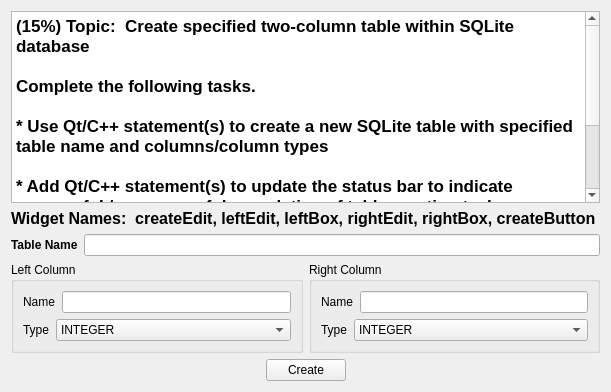
          <widget class="QWidget" name="tab_23">
           <attribute name="title">
            <string>b3</string>
           </attribute>
           <layout class="QVBoxLayout" name="verticalLayout_27">
            <item>
             <widget class="QTextBrowser" name="textBrowser_24">
              <property name="html">
               <string>&lt;!DOCTYPE HTML PUBLIC &quot;-//W3C//DTD HTML 4.0//EN&quot; &quot;http://www.w3.org/TR/REC-html40/strict.dtd&quot;&gt;
&lt;html&gt;&lt;head&gt;&lt;meta name=&quot;qrichtext&quot; content=&quot;1&quot; /&gt;&lt;style type=&quot;text/css&quot;&gt;
p, li { white-space: pre-wrap; }
&lt;/style&gt;&lt;/head&gt;&lt;body style=&quot; font-family:'Sans'; font-size:10pt; font-weight:400; font-style:normal;&quot;&gt;
&lt;p style=&quot; margin-top:0px; margin-bottom:0px; margin-left:0px; margin-right:0px; -qt-block-indent:0; text-indent:0px;&quot;&gt;&lt;span style=&quot; font-family:'.Lucida Grande UI'; font-size:13pt; font-weight:600;&quot;&gt;(15%) Topic:  Create specified two-column table within SQLite database&lt;/span&gt;&lt;/p&gt;
&lt;p style=&quot;-qt-paragraph-type:empty; margin-top:0px; margin-bottom:0px; margin-left:0px; margin-right:0px; -qt-block-indent:0; text-indent:0px; font-family:'.Lucida Grande UI'; font-size:13pt; font-weight:600;&quot;&gt;&lt;br /&gt;&lt;/p&gt;
&lt;p style=&quot; margin-top:0px; margin-bottom:0px; margin-left:0px; margin-right:0px; -qt-block-indent:0; text-indent:0px;&quot;&gt;&lt;span style=&quot; font-family:'.Lucida Grande UI'; font-size:13pt; font-weight:600;&quot;&gt;Complete the following tasks.&lt;/span&gt;&lt;/p&gt;
&lt;p style=&quot;-qt-paragraph-type:empty; margin-top:0px; margin-bottom:0px; margin-left:0px; margin-right:0px; -qt-block-indent:0; text-indent:0px; font-family:'.Lucida Grande UI'; font-size:13pt; font-weight:600;&quot;&gt;&lt;br /&gt;&lt;/p&gt;
&lt;p style=&quot; margin-top:0px; margin-bottom:0px; margin-left:0px; margin-right:0px; -qt-block-indent:0; text-indent:0px;&quot;&gt;&lt;span style=&quot; font-family:'.Lucida Grande UI'; font-size:13pt; font-weight:600;&quot;&gt;* Use Qt/C++ statement(s) to create a new SQLite table with specified table name and columns/column types&lt;/span&gt;&lt;/p&gt;
&lt;p style=&quot;-qt-paragraph-type:empty; margin-top:0px; margin-bottom:0px; margin-left:0px; margin-right:0px; -qt-block-indent:0; text-indent:0px; font-family:'.Lucida Grande UI'; font-size:13pt; font-weight:600;&quot;&gt;&lt;br /&gt;&lt;/p&gt;
&lt;p style=&quot; margin-top:0px; margin-bottom:0px; margin-left:0px; margin-right:0px; -qt-block-indent:0; text-indent:0px;&quot;&gt;&lt;span style=&quot; font-family:'.Lucida Grande UI'; font-size:13pt; font-weight:600;&quot;&gt;* Add Qt/C++ statement(s) to update the status bar to indicate successful / unsuccessful completion of table creation task&lt;/span&gt;&lt;/p&gt;
&lt;p style=&quot;-qt-paragraph-type:empty; margin-top:0px; margin-bottom:0px; margin-left:0px; margin-right:0px; -qt-block-indent:0; text-indent:0px; font-family:'.Lucida Grande UI'; font-size:13pt; font-weight:600;&quot;&gt;&lt;br /&gt;&lt;/p&gt;
&lt;p style=&quot; margin-top:0px; margin-bottom:0px; margin-left:0px; margin-right:0px; -qt-block-indent:0; text-indent:0px;&quot;&gt;&lt;span style=&quot; font-family:'.Lucida Grande UI'; font-size:13pt; font-weight:600;&quot;&gt;QSpinBox Hint:  Look at &lt;/span&gt;&lt;span style=&quot; font-family:'.Lucida Grande UI'; font-size:13pt; font-weight:600; color:#0000ff;&quot;&gt;currentValue()&lt;/span&gt;&lt;/p&gt;
&lt;p style=&quot;-qt-paragraph-type:empty; margin-top:0px; margin-bottom:0px; margin-left:0px; margin-right:0px; -qt-block-indent:0; text-indent:0px; font-family:'.Lucida Grande UI'; font-size:13pt; font-weight:600; color:#000000;&quot;&gt;&lt;br /&gt;&lt;/p&gt;
&lt;p style=&quot; margin-top:0px; margin-bottom:0px; margin-left:0px; margin-right:0px; -qt-block-indent:0; text-indent:0px;&quot;&gt;&lt;span style=&quot; font-family:'.Lucida Grande UI'; font-size:13pt; font-weight:600; color:#ff0000;&quot;&gt;Do NOT use the Designer tool to modify the form itself or you will receive&lt;/span&gt;&lt;span style=&quot; font-family:'.Lucida Grande UI'; font-size:13pt; font-weight:600; color:#000000;&quot;&gt; zero credit (0 points).&lt;/span&gt;&lt;/p&gt;&lt;/body&gt;&lt;/html&gt;</string>
              </property>
             </widget>
            </item>
            <item>
             <widget class="QLabel" name="label_14">
              <property name="font">
               <font>
                <pointsize>12</pointsize>
                <weight>75</weight>
                <bold>true</bold>
               </font>
              </property>
              <property name="text">
               <string>Widget Names:  createEdit, leftEdit, leftBox, rightEdit, rightBox, createButton </string>
              </property>
              <property name="alignment">
               <set>Qt::AlignLeading|Qt::AlignLeft|Qt::AlignVCenter</set>
              </property>
             </widget>
            </item>
            <item>
             <layout class="QHBoxLayout" name="horizontalLayout_27">
              <item>
               <widget class="QLabel" name="label_13">
                <property name="font">
                 <font>
                  <weight>75</weight>
                  <bold>true</bold>
                 </font>
                </property>
                <property name="text">
                 <string>Table Name</string>
                </property>
               </widget>
              </item>
              <item>
               <widget class="QLineEdit" name="a4b3lineedit1"/>
              </item>
             </layout>
            </item>
            <item>
             <layout class="QHBoxLayout" name="horizontalLayout_28">
              <item>
               <widget class="QGroupBox" name="groupBox_3">
                <property name="title">
                 <string>Left Column</string>
                </property>
                <layout class="QGridLayout" name="gridLayout">
                 <item row="1" column="0">
                  <widget class="QLabel" name="label_12">
                   <property name="text">
                    <string>Type</string>
                   </property>
                  </widget>
                 </item>
                 <item row="0" column="2">
                  <widget class="QLineEdit" name="a4b3lineedit2"/>
                 </item>
                 <item row="0" column="0" colspan="2">
                  <widget class="QLabel" name="label_18">
                   <property name="text">
                    <string>Name</string>
                   </property>
                  </widget>
                 </item>
                 <item row="1" column="1" colspan="2">
                  <widget class="QComboBox" name="a4b3box">
                   <item>
                    <property name="text">
                     <string>INTEGER</string>
                    </property>
                   </item>
                   <item>
                    <property name="text">
                     <string>TEXT</string>
                    </property>
                   </item>
                  </widget>
                 </item>
                </layout>
               </widget>
              </item>
              <item>
               <widget class="QGroupBox" name="groupBox_4">
                <property name="title">
                 <string>Right Column</string>
                </property>
                <layout class="QGridLayout" name="gridLayout_2">
                 <item row="0" column="0" colspan="2">
                  <widget class="QLabel" name="label_19">
                   <property name="text">
                    <string>Name</string>
                   </property>
                  </widget>
                 </item>
                 <item row="0" column="2">
                  <widget class="QLineEdit" name="a4b3lineedit3"/>
                 </item>
                 <item row="1" column="0">
                  <widget class="QLabel" name="label_20">
                   <property name="text">
                    <string>Type</string>
                   </property>
                  </widget>
                 </item>
                 <item row="1" column="1" colspan="2">
                  <widget class="QComboBox" name="a4b3box2">
                   <item>
                    <property name="text">
                     <string>INTEGER</string>
                    </property>
                   </item>
                   <item>
                    <property name="text">
                     <string>TEXT</string>
                    </property>
                   </item>
                  </widget>
                 </item>
                </layout>
               </widget>
              </item>
             </layout>
            </item>
            <item>
             <layout class="QHBoxLayout" name="horizontalLayout_29">
              <item>
               <spacer name="horizontalSpacer_39">
                <property name="orientation">
                 <enum>Qt::Horizontal</enum>
                </property>
                <property name="sizeHint" stdset="0">
                 <size>
                  <width>40</width>
                  <height>20</height>
                 </size>
                </property>
               </spacer>
              </item>
              <item>
               <widget class="QPushButton" name="a4b3button">
                <property name="text">
                 <string>Create</string>
                </property>
               </widget>
              </item>
              <item>
               <spacer name="horizontalSpacer_40">
                <property name="orientation">
                 <enum>Qt::Horizontal</enum>
                </property>
                <property name="sizeHint" stdset="0">
                 <size>
                  <width>40</width>
                  <height>20</height>
                 </size>
                </property>
               </spacer>
              </item>
             </layout>
            </item>
           </layout>
          </widget>
